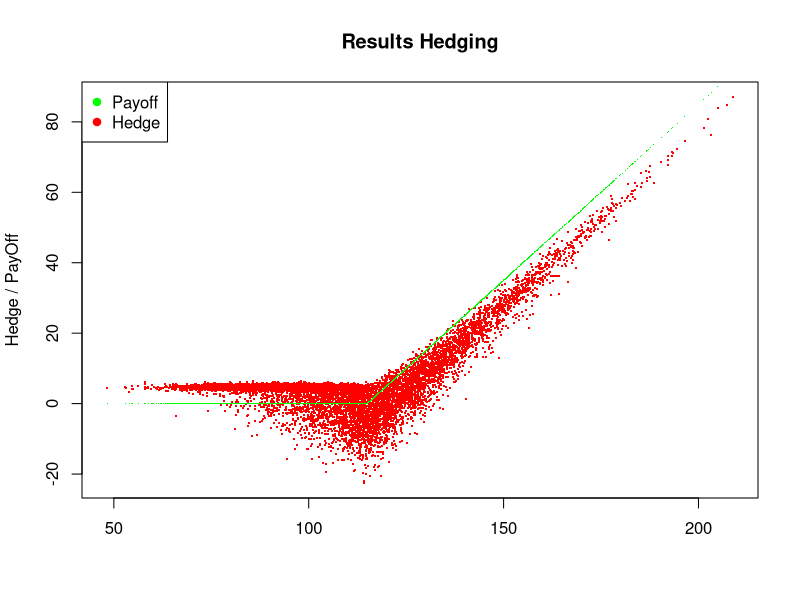
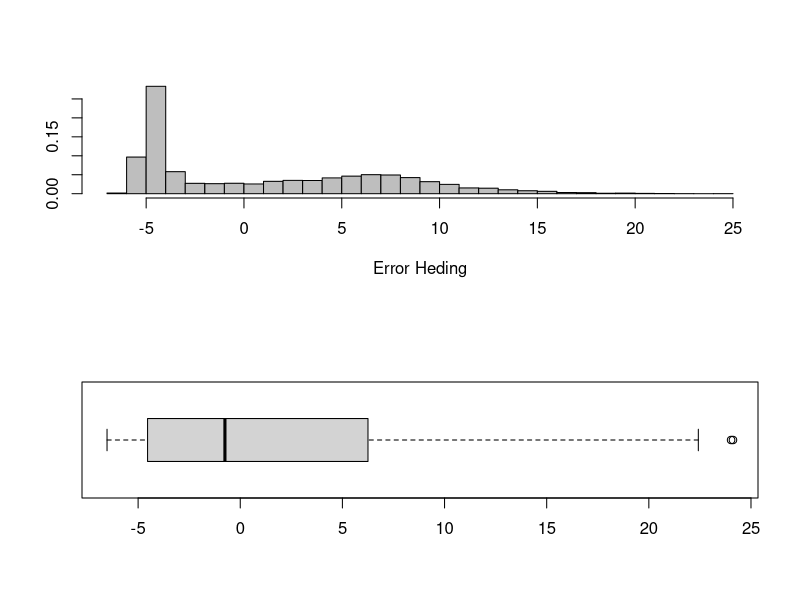

The R script that drew these images, in order:
BSMOption<-function(PutCallFlag,S,T,K,r,sigma,Greek)
{
  if(PutCallFlag=="Call" && Greek=="Price" && T>0)
  {
    d1<-(log(S/K)+(r+sigma^2/2)*T) / (sigma*sqrt(T))
    d2<-d1 - sigma * sqrt(T)
    return(S * pnorm(d1, mean=0, sd=1) - K * exp(-r*T) * pnorm(d2, mean=0, sd=1))
  }
  if(PutCallFlag=="Call" && Greek=="Price" && T==0)
  {return(pmax(S-K,0))}
  if(PutCallFlag=="Call" && Greek=="Delta" && T>0)
  {
    d1<-(log(S/K)+(r+sigma^2/2)*T) / (sigma*sqrt(T))
    return(pnorm(d1, mean=0, sd=1))
  }
  if(PutCallFlag=="Call" && Greek=="Delta" && T==0)
  {return(0)}
  if(PutCallFlag=="Put" && T>0)
  {return(-1 * BSMOption("Call",S,T,K,r,-1 * sigma,Greek))}
  if(PutCallFlag=="Put" && Greek=="Price" && T==0)
  {return(pmax(K-S,0))}
}

### Parameter ###
PutCallFlag<-"Call" # Put or Call
S_0<-100
T<-1
K<-S_0 * 1.15
r<-0.05
mu<-0.1
sigma<-0.2
Npaths<-10000
Nhedgepoints<-252

dt<-T/Nhedgepoints
set.seed(123456)

# Results
S_t<-rep(0, times=Npaths)
Payoff<-rep(0, times=Npaths)
Hedge<-rep(0, times=Npaths)
Error<-rep(0, times=Npaths)

### Simulation Engine ###
# Loop over Npaths
for(j in 1:Npaths) 
{
  S<-S_0
  
  # DeltaHedge
  V<-BSMOption(PutCallFlag,S,T,K,r,sigma,"Price") # initial investment
  a<-BSMOption(PutCallFlag,S,T,K,r,sigma,"Delta") # stock position<-delta
  b<-V-a*S # rest in bank, self-fin. Cond.
  
  # Loop over Nhedgepoints
  for(i in 1:Nhedgepoints) 
  {
    eps<-rnorm(1) # eps=random.normal() simulate outcome of N(0,1)
    S<-S*exp((mu-0.5*sigma^2)*dt+sigma*sqrt(dt)*eps)
    
    # Delta-Hedge
    V<-a*S+b*exp(r*dt)
    if((PutCallFlag=="Call" && K<S) || ((PutCallFlag=="Put" && K>S))){
        a<-BSMOption(PutCallFlag,S,T-i*dt,K,r,sigma,"Delta")
    } else {
      a<-0
    }
    
    b<-V-a*S
  }
  
  S_t[j]<-S
  Hedge[j]<-V
  Payoff[j]<-BSMOption(PutCallFlag,S,0,K,r,sigma,"Price")
}

# Calc Error
Error<-Payoff-Hedge

### Plots ###
# Define Scatterplot PayOff vs Hedge
layout(rbind(c(1)))

# Plot PayOff vs Hedge
plot(S_t, Hedge, col="red", type="p", pch='.', cex=2, main="Results Hedging", ylab="Hedge / PayOff", xlab="")
points(S_t, Payoff, col='green', type="p", pch='.', cex=1)

# Add legend 
legend(ifelse(PutCallFlag=="Call","topleft","topright"), legend=c("Payoff","Hedge"), col=c("green", "red"), pch=c(19,19), cex=1)

# Define Histogramms Errors and Boxplot Errors
par(mfrow=c(2,1))

# Plot Hist Error & Boxplot
hist(Error, breaks=nclass.FD(Error), freq=F, col="gray", border="black", main='', xlab='Error Heding', ylab='') 
boxplot(Error, horizontal=TRUE, main='')
